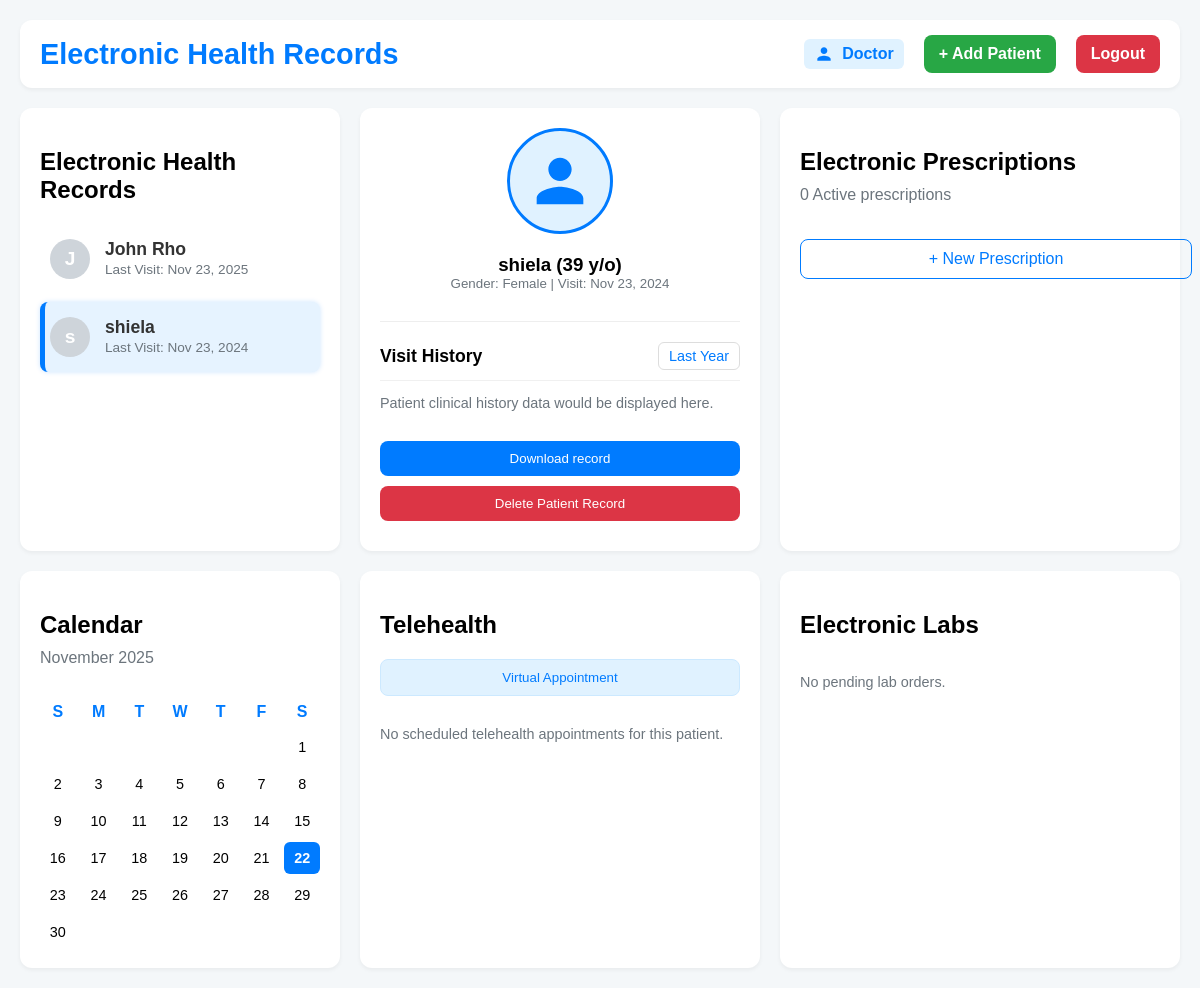
The app's page /patient/2 (signed in) with its own data.
### app.py (models this page shows, shortened)
class User(UserMixin, db.Model):
    id = db.Column(db.Integer, primary_key=True)
    username = db.Column(db.String(100), unique=True, nullable=False)
    password_hash = db.Column(db.String(128))
    role = db.Column(db.String(20), default='doctor')
    avatar_base64 = db.Column(db.Text, default='')

class Patient(db.Model):
    id = db.Column(db.Integer, primary_key=True)
    name = db.Column(db.String(100), nullable=False)
    age = db.Column(db.Integer)
    gender = db.Column(db.String(10))
    visit_date = db.Column(db.Date, default=datetime.utcnow)
    user_id = db.Column(db.Integer, db.ForeignKey('user.id'), nullable=True)
    user = db.relationship('User', backref='patient', uselist=False)
    prescriptions = db.relationship('Prescription', backref='patient', lazy=True, cascade="all, delete-orphan")
    appointments = db.relationship('TelehealthAppointment', backref='patient', lazy=True, cascade="all, delete-orphan")
    lab_orders = db.relationship('LabOrder', backref='patient', lazy=True, cascade="all, delete-orphan")

### app.py (the view)
@app.route('/patient/<int:patient_id>')
@login_required
def dashboard(patient_id):
    if current_user.role != 'doctor':
        flash('Access denied', 'error')
        return redirect(url_for('index'))
    patients = Patient.query.order_by(Patient.visit_date.desc()).all()
    selected_patient = Patient.query.get_or_404(patient_id)
    prescriptions = selected_patient.prescriptions
    appointments = selected_patient.appointments
    lab_orders = selected_patient.lab_orders
    all_pending_labs = LabOrder.query.filter_by(status='Needs Submission').all()
    today = datetime.now()
    cal_data = {
        'month_name': today.strftime('%B %Y'),
        'days': get_calendar_data(today.year, today.month)
    }
    return render_template('dashboard_view.html',
                           patients=patients,
                           selected_patient=selected_patient,
                           prescriptions=prescriptions,
                           appointments=appointments,
                           lab_orders=lab_orders,
                           all_pending_labs=all_pending_labs,
                           calendar_data=cal_data)

### app.py (called while the page is built)
@login_manager.user_loader
def load_user(user_id):
    return User.query.get(int(user_id))

def get_calendar_data(year, month):
    cal = calendar.Calendar(firstweekday=6)
    month_data = cal.monthdays2calendar(year, month)
    current_date = datetime.now().date()
    calendar_days = []
    for week in month_data:
        for day_num, weekday in week:
            if day_num == 0:
                calendar_days.append({'day': '', 'class': 'empty', 'is_today': False})
            else:
                date_obj = datetime(year, month, day_num).date()
                is_today = date_obj == current_date
                calendar_days.append({'day': day_num, 'class': '', 'is_today': is_today})
    return calendar_days

### templates/dashboard_view.html (shortened to what this page needs)
<!DOCTYPE html>
<html lang="en">
<head>
    <link rel="stylesheet" href="{{ url_for('static', filename='styles.css') }}">
</head>
<body>
    <div class="container">
        <div class="header">
            <div class="logo">Electronic Health Records</div>
            <div class="user-actions">
                <div class="user-role-display">
                    <svg xmlns="http://www.w3.org/2000/svg" viewBox="0 0 24 24" fill="#007bff">
                        <path d="M12 12c2.21 0 4-1.79 4-4s-1.79-4-4-4-4 1.79-4 4 1.79 4 4 4zm0 2c-2.67 0-8 1.34-8 4v2h16v-2c0-2.66-5.33-4-8-4z"/>
                    </svg>
                    <span>{{ current_user.role|capitalize }}</span>
                </div>
                <a href="{{ url_for('add_patient') }}" class="btn-header" style="margin-left: 10px;">
                    + Add Patient
                </a>
                <a href="{{ url_for('logout') }}" class="btn-header" style="background-color: #dc3545; margin-left: 10px;">
                    Logout
                </a>
            </div>
        </div>
        <div class="card patients-list">
            <h2>Electronic Health Records</h2>
            {% for patient in patients %}
            <a href="{{ url_for('dashboard', patient_id=patient.id) }}" style="text-decoration: none; color: inherit;">
                <div class="patient-item {% if selected_patient and patient.id == selected_patient.id %}active{% endif %}">
                    <div class="patient-avatar">{{ patient.name[0] }}</div>
                    <div class="patient-info">
                        <strong>{{ patient.name }}</strong>
                        <small>Last Visit: {{ patient.visit_date.strftime('%b %d, %Y') }}</small>
                    </div>
                </div>
            </a>
            {% endfor %}
        </div>
        <div class="card patient-details">
            {% if selected_patient %}
                <div style="text-align: center;">
                    <div class="detail-photo" title="{{ selected_patient.name }}"></div>
                    <h3 style="margin-bottom: 0;">{{ selected_patient.name }} ({{ selected_patient.age }} y/o)</h3>
                    <small style="color: #6c757d;">Gender: {{ selected_patient.gender }} | Visit: {{ selected_patient.visit_date.strftime('%b %d, %Y') }}</small>
                </div>
                <div class="detail-info" style="margin-top: 10px;">
                    <div style="display: flex; justify-content: space-between; align-items: center; margin-bottom: 10px; border-bottom: 1px solid #f0f0f0; padding-bottom: 10px;">
                        <strong style="font-size: 1.1rem;">Visit History</strong>
                        <div style="font-size: 0.9rem; color: #007bff; border: 1px solid #ddd; padding: 5px 10px; border-radius: 6px;">Last Year</div>
                    </div>
                    <p style="color: #6c757d; font-size: 0.9rem;">Patient clinical history data would be displayed here.</p>
                    <button class="btn-primary" style="margin-top: 30px;">Download record</button>
                    <form method="POST" action="{{ url_for('delete_patient', patient_id=selected_patient.id) }}" onsubmit="return confirm('WARNING: Are you sure you want to delete {{ selected_patient.name }} and ALL their records? This cannot be undone.');">
                        <button type="submit" class="btn-primary" style="background-color: #dc3545;">
                            Delete Patient Record
                        </button>
                    </form>
                </div>
            {% else %}
                <p>No patient selected. Please add a patient to begin viewing their details.</p>
            {% endif %}
        </div>
        <div class="card prescriptions">
            <h2>Electronic Prescriptions</h2>
            {% if selected_patient %}
                <p style="color: #6c757d; margin-top: -10px; margin-bottom: 20px;">{{ prescriptions|length }} Active prescriptions</p>
            {% else %}
                <p style="color: #6c757d; margin-top: -10px; margin-bottom: 20px;">Select a patient to view their prescriptions.</p>
            {% endif %}
            {% if selected_patient %}
            <a href="{{ url_for('add_prescription', patient_id=selected_patient.id) }}" class="btn-primary-ghost">
                + New Prescription
            </a>
            {% endif %}
        </div>
        <div class="card calendar-card">
            <h2>Calendar</h2>
            <p style="color: #6c757d; margin-top: -10px;">{{ calendar_data.month_name }}</p>
            <div class="calendar-grid">
                <div class="day-header">S</div><div class="day-header">M</div><div class="day-header">T</div><div class="day-header">W</div><div class="day-header">T</div><div class="day-header">F</div><div class="day-header">S</div>
                {% for day in calendar_data.days %}
                <div class="day-cell {% if day.is_today %}today{% endif %} {% if day.class == 'empty' %}empty-cell{% endif %}">
                    {{ day.day }}
                </div>
                {% endfor %}
            </div>
        </div>
        <div class="card telehealth">
            <h2>Telehealth</h2>
            <button class="btn-primary-ghost-blue">Virtual Appointment</button>
            {% if selected_patient and appointments %}
                {% for appt in appointments %}
                <div class="appointment-item">
                    <div class="appointment-info">
                        <strong>{{ selected_patient.name }}</strong>
                        <small>{{ appt.appointment_time }} | {{ appt.provider_detail }}</small>
                    </div>
                    <span class="status-badge status-scheduled">{{ appt.status }}</span>
                </div>
                {% endfor %}
            {% else %}
                <p style="color: #6c757d; font-size: 0.9rem;">No scheduled telehealth appointments for this patient.</p>
            {% endif %}
        </div>
        <div class="card labs">
            <h2>Electronic Labs</h2>
            {% if all_pending_labs %}
                {% for lab in all_pending_labs %}
                <div class="lab-item">
                    <div class="appointment-info">
                        <strong style="color: #007bff;">{{ lab.patient.name }}</strong>
                        <small>Order: {{ lab.order_type }}</small>
                        <small>Ordered by: {{ lab.ordered_by }}</small>
                    </div>
                    <div style="display: flex; flex-direction: column; align-items: flex-end;">
                        <span class="status-badge status-needs-submission" style="margin-bottom: 5px;">{{ lab.status }}</span>
                        <button class="btn-elab" style="background-color: #e0f2ff; color: #007bff; border-color: #cce9ff;">Create eLab</button>
                    </div>
                </div>
                {% endfor %}
            {% else %}
                <p style="color: #6c757d; font-size: 0.9rem;">No pending lab orders.</p>
            {% endif %}
        </div>
    </div>
</body>
</html>

### static/styles.css (style rules this page uses)
body { font-family: Arial, sans-serif; background-color: #f4f7f9; margin: 0; padding: 0; }
.container { display: grid; grid-template-columns: 320px 1fr 1fr; grid-template-rows: auto auto auto; grid-template-areas: "header header header" "list details prescriptions" "calendar telehealth labs"; gap: 20px; padding: 20px; max-width: 1600px; margin: 0 auto; }
.header { grid-area: header; background-color: #ffffff; padding: 15px 20px; border-radius: 12px; box-shadow: 0 2px 4px rgba(0, 0, 0, 0.05); display: flex; justify-content: space-between; align-items: center; }
.logo { font-size: 1.8rem; font-weight: bold; color: #007bff; }
.user-actions { display: flex; align-items: center; gap: 10px; }
.user-role-display { display: flex; align-items: center; padding: 5px 10px; border-radius: 6px; background-color: #e0f2ff; color: #007bff; font-weight: bold; white-space: nowrap; }
.user-role-display svg { width: 20px; height: 20px; margin-right: 8px; fill: #007bff; }
.btn-header { background-color: #28a745; color: white; padding: 10px 15px; border-radius: 8px; text-decoration: none; font-weight: bold; transition: background-color 0.2s; }
.card { background-color: #ffffff; padding: 20px; border-radius: 12px; box-shadow: 0 2px 4px rgba(0, 0, 0, 0.05); display: flex; flex-direction: column; }
.patients-list { grid-area: list; max-height: 500px; overflow-y: auto; }
.patient-details { grid-area: details; }
.prescriptions { grid-area: prescriptions; }
.calendar-card { grid-area: calendar; }
.telehealth { grid-area: telehealth; }
.labs { grid-area: labs; }
.patient-item { display: flex; align-items: center; padding: 15px 10px; margin-bottom: 8px; border-radius: 8px; transition: background-color 0.2s, box-shadow 0.2s; cursor: pointer; }
.patient-item.active { background-color: #e6f3ff; border-left: 5px solid #007bff; padding-left: 5px; box-shadow: 0 0 5px rgba(0, 123, 255, 0.2); }
.patient-avatar { width: 40px; height: 40px; background-color: #ced4da; color: white; border-radius: 50%; display: flex; justify-content: center; align-items: center; font-size: 1.2rem; font-weight: bold; margin-right: 15px; }
.patient-info strong { display: block; font-size: 1.1rem; color: #333; }
.patient-info small { color: #6c757d; font-size: 0.85rem; }
.detail-photo { width: 100px; height: 100px; background-color: #e0f2ff; border: 3px solid #007bff; border-radius: 50%; margin: 0 auto 20px auto; display: flex; justify-content: center; align-items: center; background-repeat: no-repeat; background-position: center; background-size: 70%; }
.patient-details h3 { text-align: center; margin-top: 0; }
.patient-details small { text-align: center; display: block !important; margin-bottom: 20px; }
.detail-info { border-top: 1px solid #eee; padding-top: 20px; }
.btn-primary { display: block; width: 100%; padding: 10px 15px; background-color: #007bff; color: white; border: none; border-radius: 8px; cursor: pointer; text-decoration: none; text-align: center; transition: background-color 0.2s; margin-bottom: 10px; }
.btn-primary-ghost { display: block; width: 100%; padding: 10px 15px; background-color: transparent; color: #007bff; border: 1px solid #007bff; border-radius: 8px; cursor: pointer; text-decoration: none; text-align: center; margin-top: 15px; transition: background-color 0.2s; }
.btn-primary-ghost-blue { display: block; width: 100%; padding: 10px 15px; background-color: #e0f2ff; color: #007bff; border: 1px solid #cce9ff; border-radius: 8px; cursor: pointer; text-decoration: none; text-align: center; margin-bottom: 15px; transition: background-color 0.2s; }
.calendar-grid { display: grid; grid-template-columns: repeat(7, 1fr); gap: 5px; text-align: center; margin-top: 15px; }
.day-header { font-weight: bold; color: #007bff; padding: 5px; }
.day-cell { padding: 8px; border-radius: 6px; transition: background-color 0.2s; font-size: 0.9rem; }
.empty-cell { background-color: transparent !important; }
.day-cell.today { background-color: #007bff; color: white; font-weight: bold; }

### records on screen
User: role "Doctor"
Patient: name "J", name "John Rho", visit_date "Nov 23, 2025"
Patient: name "s", name "shiela", visit_date "Nov 23, 2024", age "39", gender "Female"

### other values on screen
{{ prescriptions|length }} "0"
{{ calendar_data.month_name }} "November 2025"
{{ day.day }} "1" "2" "3" "4" "5" "6" "7" "8" "9" "10" "11" "12" "13" "14" "15" "16" "17" "18" "19" "20" "21" "22" "23" "24" "25" "26" "27" "28" "29" "30"
